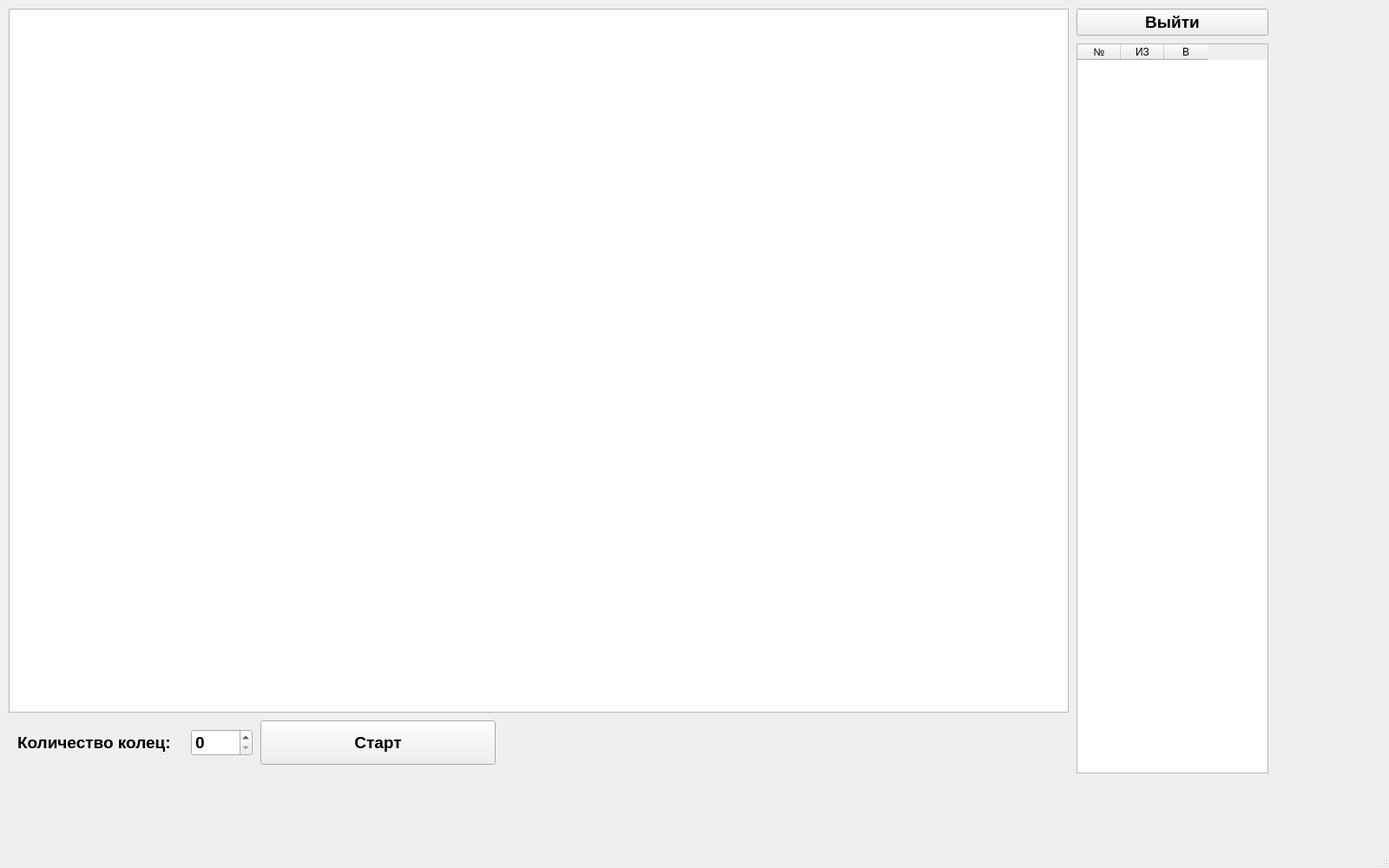
<?xml version="1.0" encoding="UTF-8"?>
<ui version="4.0">
 <class>MainWindow</class>
 <widget class="QMainWindow" name="MainWindow">
  <property name="geometry">
   <rect>
    <x>0</x>
    <y>0</y>
    <width>1600</width>
    <height>1000</height>
   </rect>
  </property>
  <property name="windowTitle">
   <string>MainWindow</string>
  </property>
  <widget class="QWidget" name="centralwidget">
   <widget class="QPushButton" name="pushButton_2">
    <property name="geometry">
     <rect>
      <x>1240</x>
      <y>10</y>
      <width>221</width>
      <height>31</height>
     </rect>
    </property>
    <property name="font">
     <font>
      <pointsize>14</pointsize>
      <bold>true</bold>
     </font>
    </property>
    <property name="text">
     <string>Выйти</string>
    </property>
   </widget>
   <widget class="QGraphicsView" name="graphicsView">
    <property name="geometry">
     <rect>
      <x>10</x>
      <y>10</y>
      <width>1221</width>
      <height>811</height>
     </rect>
    </property>
   </widget>
   <widget class="QTableWidget" name="table">
    <property name="geometry">
     <rect>
      <x>1240</x>
      <y>50</y>
      <width>221</width>
      <height>841</height>
     </rect>
    </property>
    <attribute name="horizontalHeaderDefaultSectionSize">
     <number>50</number>
    </attribute>
    <column>
     <property name="text">
      <string>№</string>
     </property>
    </column>
    <column>
     <property name="text">
      <string>ИЗ</string>
     </property>
    </column>
    <column>
     <property name="text">
      <string>В</string>
     </property>
    </column>
   </widget>
   <widget class="QStackedWidget" name="stackedWidget">
    <property name="geometry">
     <rect>
      <x>10</x>
      <y>830</y>
      <width>571</width>
      <height>51</height>
     </rect>
    </property>
    <property name="currentIndex">
     <number>0</number>
    </property>
    <widget class="QWidget" name="page">
     <widget class="QLabel" name="label">
      <property name="geometry">
       <rect>
        <x>10</x>
        <y>10</y>
        <width>191</width>
        <height>31</height>
       </rect>
      </property>
      <property name="font">
       <font>
        <pointsize>14</pointsize>
        <bold>true</bold>
       </font>
      </property>
      <property name="text">
       <string>Количество колец:</string>
      </property>
     </widget>
     <widget class="QPushButton" name="pushButton">
      <property name="geometry">
       <rect>
        <x>290</x>
        <y>0</y>
        <width>271</width>
        <height>51</height>
       </rect>
      </property>
      <property name="font">
       <font>
        <pointsize>14</pointsize>
        <bold>true</bold>
       </font>
      </property>
      <property name="text">
       <string>Старт</string>
      </property>
     </widget>
     <widget class="QSpinBox" name="spinBox">
      <property name="geometry">
       <rect>
        <x>210</x>
        <y>10</y>
        <width>71</width>
        <height>31</height>
       </rect>
      </property>
      <property name="font">
       <font>
        <pointsize>14</pointsize>
        <bold>true</bold>
       </font>
      </property>
      <property name="minimum">
       <number>0</number>
      </property>
      <property name="maximum">
       <number>15</number>
      </property>
     </widget>
    </widget>
    <widget class="QWidget" name="page_2">
     <widget class="QPushButton" name="pushButton_3">
      <property name="geometry">
       <rect>
        <x>0</x>
        <y>0</y>
        <width>571</width>
        <height>51</height>
       </rect>
      </property>
      <property name="font">
       <font>
        <pointsize>14</pointsize>
        <bold>true</bold>
       </font>
      </property>
      <property name="text">
       <string>Заново</string>
      </property>
     </widget>
    </widget>
   </widget>
  </widget>
  <widget class="QMenuBar" name="menubar">
   <property name="geometry">
    <rect>
     <x>0</x>
     <y>0</y>
     <width>1600</width>
     <height>22</height>
    </rect>
   </property>
  </widget>
  <widget class="QStatusBar" name="statusbar"/>
 </widget>
 <resources/>
 <connections/>
</ui>
